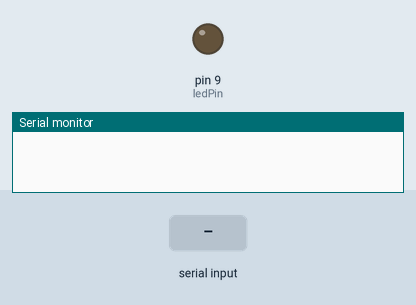
Simulated run of this sketch. Board: Arduino Uno, built with avr-gcc and run on an emulated ATmega328P. On the bench: output pins drawn as LEDs (lit = HIGH), the last lines printed to the serial monitor. The inputs (shaded band) are chosen by the test bench.

Above: at 1.2 s.
1.3 s: "1" received over Serial
At 1.8 s:
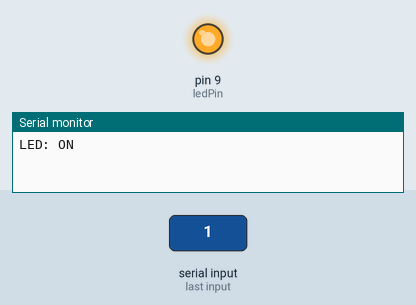
2.8 s: "0" received over Serial
At 4.2 s:
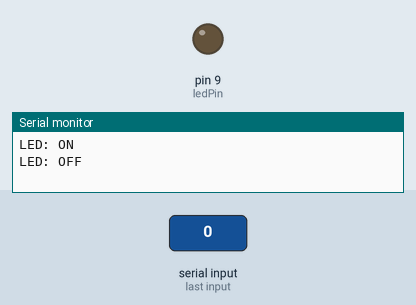
Timing chart, 0 to 5.8 s (numbered marks = the images above; inputs shaded):
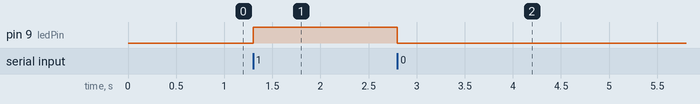

Measured:
- after the input at 1.3 s, pin 9 (ledPin): LOW → HIGH at once
- after the input at 2.8 s, pin 9 (ledPin): HIGH → LOW at once

The sketch:

Bluetooth_Control.ino
```cpp
//By Anonymous Shrimp
//https://youtube.com/channel/UCs2Sz1gPlWAdET5qcLcZCJw
//https://github.com/Anonymous-Shrimp

/*
const int Read = 9;
const int Grean = 10;
const int Bleu = 11;

int displayTime = 10;
int redIntensity;
int greenIntensity;
int blueIntensity;


void setup()
{
  pinMode(Read, OUTPUT);
  pinMode(Grean, OUTPUT);
  pinMode(Bleu, OUTPUT);
}


void loop()
{
  int x;

  for (x = 0; x < 768; x++)
  {
    showRGB(x);
    delay(displayTime);
  }


}

void showRGB(int color)
{
  if (color <= 255)
  {
    redIntensity = 255 - color;
    greenIntensity = color;
    blueIntensity = 0;
  }
  else if (color <= 511)
  {
    redIntensity = 0;
    greenIntensity = 255 - (color - 256);
    blueIntensity = (color - 256);
  }
  else
  {
    redIntensity = (color - 512);
    greenIntensity = 0;
    blueIntensity = 255 - (color - 512);
  }


  analogWrite(Read, redIntensity);
  analogWrite(Bleu, blueIntensity);
  analogWrite(Grean, greenIntensity);
}*/

#define ledPin 9
int state = 0;
void setup() {
  pinMode(ledPin, OUTPUT);
  digitalWrite(ledPin, LOW);
  Serial.begin(38400); // Default communication rate of the Bluetooth module
}
void loop() {
  if(Serial.available() > 0){ // Checks whether data is comming from the serial port
    state = Serial.read(); // Reads the data from the serial port
 }
 if (state == '0') {
  digitalWrite(ledPin, LOW); // Turn LED OFF
  Serial.println("LED: OFF"); // Send back, to the phone, the String "LED: ON"
  state = 0;
 }
 else if (state == '1') {
  digitalWrite(ledPin, HIGH);
  Serial.println("LED: ON");;
  state = 0;
 }
}
```
